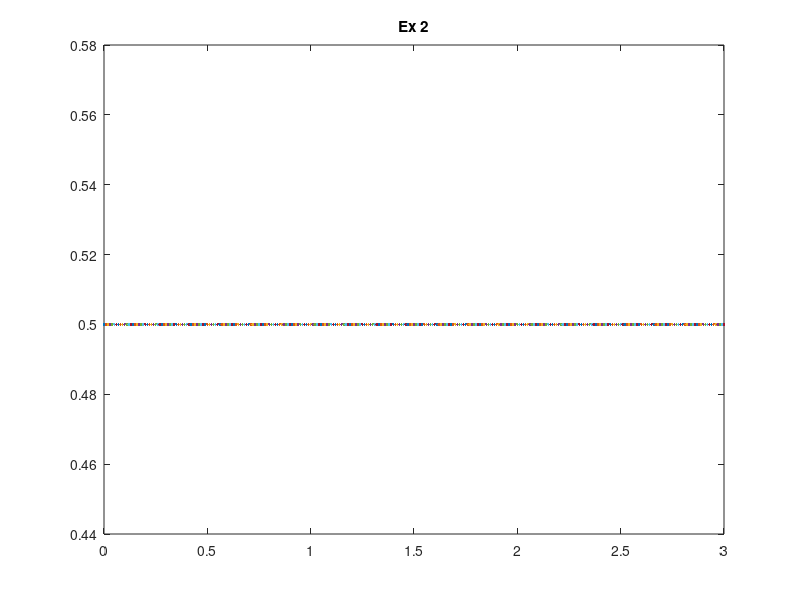

MATLAB code for this plot: (Note: this script raises an error after producing the figure.)
clc
clear all

% point b

n=3
p=0.5

x=0:3

fx = binopdf(x, n, p);
X = [0:3, fx];

x2 = 0:0.01:3;
gx = binocdf(x2, n, p);
plot(x2, p);

title("Ex 2");

% point c
fprintf("c)\nP(x=0)=%.3f\n", binopdf(0, n, p));
fprintf("P(X != 1) = %.3f\n", 1 - binopdf(1, n, p));

% point d
fprintf("d)\n P(X <= 2) = %.3f\n", binocdf(2, n, p));
fprintf("P(X < 2) = %.3f\n", binocdf(2, n, p) - binopdf(2, n, p));

% point e
fprintf("e)\nP(X >= 1) = %.3\n", 1 - (binocdf(1, n, p) - binopdf(1, n, p)));
fprintf("P(X > 1) = %.3f\n", 1 - binocdf(1, n, p));